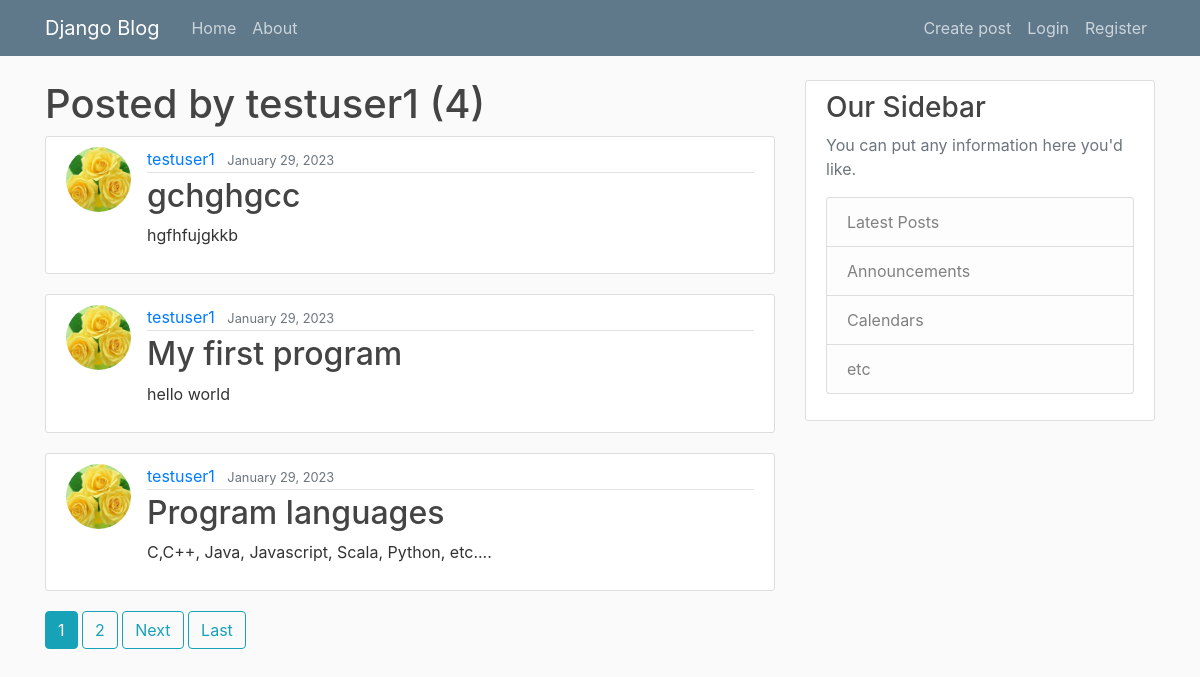
Screenshot of /user/testuser1/ with the database file from the repository.
### user/models.py (models this page shows, shortened)
class Post(models.Model):
    title=models.CharField(max_length=100)
    content=models.TextField()
    date_posted= models.DateTimeField(default=timezone.now)
    author= models.ForeignKey(User, on_delete=models.CASCADE)

### others/models.py (models this page shows, shortened)
class Profile(models.Model):
    user= models.OneToOneField(User, on_delete=models.CASCADE)
    image= models.ImageField(default="default.jpg", upload_to="profile_pics")

### user/views.py (the view)
# urls.py: path('user/<str:username>/', UserPostListView.as_view(), name='User-post'),
class UserPostListView(ListView):
    model=Post
    template_name= "user/userpost.html"
    context_object_name= "posted"
    paginate_by= 3
    def get_queryset(self):
        user= get_object_or_404(User, username=self.kwargs.get('username'))
        return Post.objects.filter(author=user).order_by('-date_posted')

### user/templates/user/userpost.html (shortened to what this page needs)
{% extends "user/base.html" %}
{% block content %}
<h1> Posted by {{view.kwargs.username}} ({{page_obj.paginator.count}})</h1>
    {% for Post in posted %}
        <article class="media content-section">
          <img class="rounded-circle article-img" src="{{ Post.author.profile.image.url }}">
          <div class="media-body">
            <div class="article-metadata">
              <a class="mr-2" href="{% url 'User-post' Post.author.username %}">{{ Post.author }}</a>
              <small class="text-muted">{{ Post.date_posted|date:"F d, Y" }}</small>
            </div>
            <h2><a class="article-title" href="{% url 'Post-detail' Post.id %}">{{ Post.title }}</a></h2>
            <p class="article-content">{{ Post.content }}</p>
          </div>
        </article>
    {% endfor %}
    {% if is_paginated %}
        {% for num in page_obj.paginator.page_range %}
           {% if page_obj.number == num %}
              <a class="btn btn-info mb-4" href="?page={{ num }}">{{ num }}</a>
           {% elif num > page_obj.number|add:'-2' and num < page_obj.number|add:'2' %}
              <a class="btn btn-outline-info mb-4" href="?page={{ num }}">{{ num }}</a>
           {% endif %}
        {% endfor %}
        {% if page_obj.has_next %}
          <a class="btn btn-outline-info mb-4" href="?page={{ page_obj.next_page_number}}">Next</a>
          <a class="btn btn-outline-info mb-4" href="?page={{ page_obj.paginator.num_pages}}">Last</a>
        {% endif %}
    {% endif %}
{% endblock content %}

### user/static/user/main.css (style rules this page uses)
body { background: #fafafa; color: #333333; margin-top: 5rem; }
h1, h2, h3, h4, h5, h6 { color: #444444; }
.content-section { background: #ffffff; padding: 10px 20px; border: 1px solid #dddddd; border-radius: 3px; margin-bottom: 20px; }
.article-title { color: #444444; }
.article-content { white-space: pre-line; }
.article-img { height: 65px; width: 65px; margin-right: 16px; }
.article-metadata { padding-bottom: 1px; margin-bottom: 4px; border-bottom: 1px solid #e3e3e3 }

### rows the page displays
Post: author.profile.image (placeholder picture), author "testuser1", date_posted "January 29, 2023", title "gchghgcc", content "hgfhfujgkkb"
Post: author.profile.image (placeholder picture), author "testuser1", date_posted "January 29, 2023", title "My first program", content "hello world"
Post: author.profile.image (placeholder picture), author "testuser1", date_posted "January 29, 2023", title "Program languages", content "C,C++, Java, Javascript, Scala, Python, etc...."

### other values shown
{{ view.kwargs.username }} "testuser1"
{{ page_obj.paginator.count }} "4"
{{ num }} "1"
{{ num }} "2"
